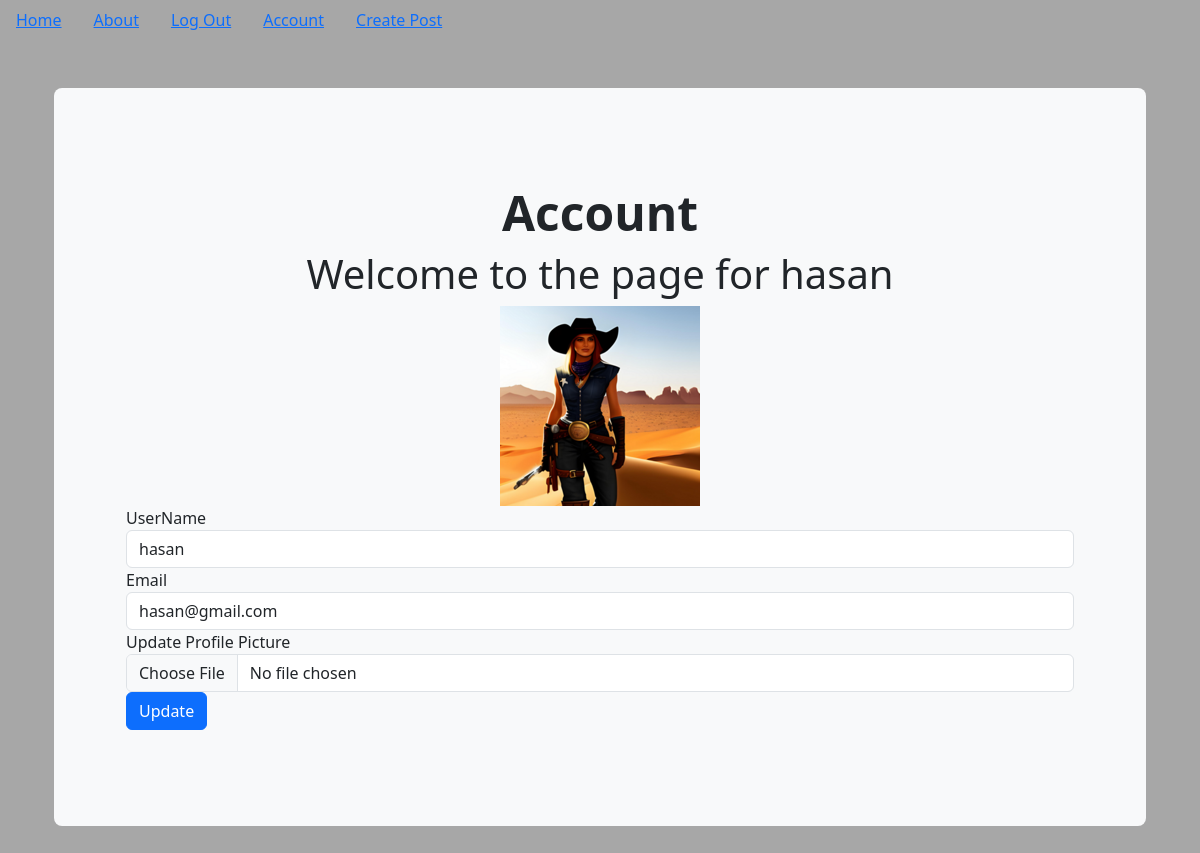
The app's page /account (signed in) with its own data.
### puppycompanyblog/models.py (models this page shows, shortened)
class User(db.Model,UserMixin):
    __tablename__ = 'users'
    id = db.Column(db.Integer,primary_key=True)
    profile_image = db.Column(db.String(64),nullable=False,default='default_profile.png')
    email = db.Column(db.String(64),unique=True,index=True)
    username = db.Column(db.String(64),unique=True,index=True)
    password_hash = db.Column(db.String(128))
    posts = db.relationship('BlogPost',backref='author',lazy=True)

### puppycompanyblog/users/views.py (the view)
@users.route("/account", methods=['GET', 'POST'])
@login_required
def account():
    form = UpdateUserForm()
    if form.validate_on_submit():
        if form.picture.data:
            username = current_user.username
            pic = add_profile_pic(form.picture.data,username)
            current_user.profile_image = pic
        current_user.username = form.username.data
        current_user.email = form.email.data
        db.session.commit()
        flash('User Account Updated')
        return redirect(url_for('users.account'))
    elif request.method == 'GET':
        form.username.data = current_user.username
        form.email.data = current_user.email
    profile_image = url_for('static', filename='profile_pics/' + current_user.profile_image)
    return render_template('account.html', profile_image=profile_image, form=form)

### puppycompanyblog/users/forms.py
class UpdateUserForm(FlaskForm):
    email = StringField('Email', validators=[DataRequired(), Email()])
    username = StringField('UserName', validators=[DataRequired()])
    picture = FileField('Update Profile Picture', validators=[FileAllowed(['jpg', 'png'])])
    submit = SubmitField('Update')

### puppycompanyblog/models.py (called while the page is built)
@login_manager.user_loader
def load_user(user_id):
    return User.query.get(user_id)

### puppycompanyblog/templates/account.html (shortened to what this page needs)
{% extends "base.html" %}
{% block content %}
<div class="container py-5">
  <div class="p-5 mb-4 bg-light rounded-3">
    <div class="container-fluid py-5">
      <div align="center">
        <h1 class="display-5 fw-bold">Account</h1>
        <h1>Welcome to the page for {{current_user.username}}</h1>
        <img align='center' src="{{url_for('static',filename='profile_pics/' + current_user.profile_image)}}" alt="">
      </div>
      <div class="container">
        <form method="POST" action="" enctype="multipart/form-data">
          <div class="form-group">
            {{form.username.label(class='form-group')}}
            {{form.username(class='form-control')}}
          </div>
          <div class="form-group">
            {{form.email.label(class='form-group')}}
            {{form.email(class='form-control')}}
          </div>
          <div class="form-group">
            {{form.picture.label(class='form-group')}}
            {{form.picture(class='form-control')}}
          </div>
          <div class="form-group">
            {{form.submit(class='btn btn-primary')}}
          </div>
        </form>
      </div>
    </div>
  </div>
</div>
{% endblock %}

### puppycompanyblog/templates/base.html (style rules this page uses)
body { background-color: #a7a7a7; }

### records on screen
User: username "hasan", profile_image (picture), email "hasan@gmail.com"
